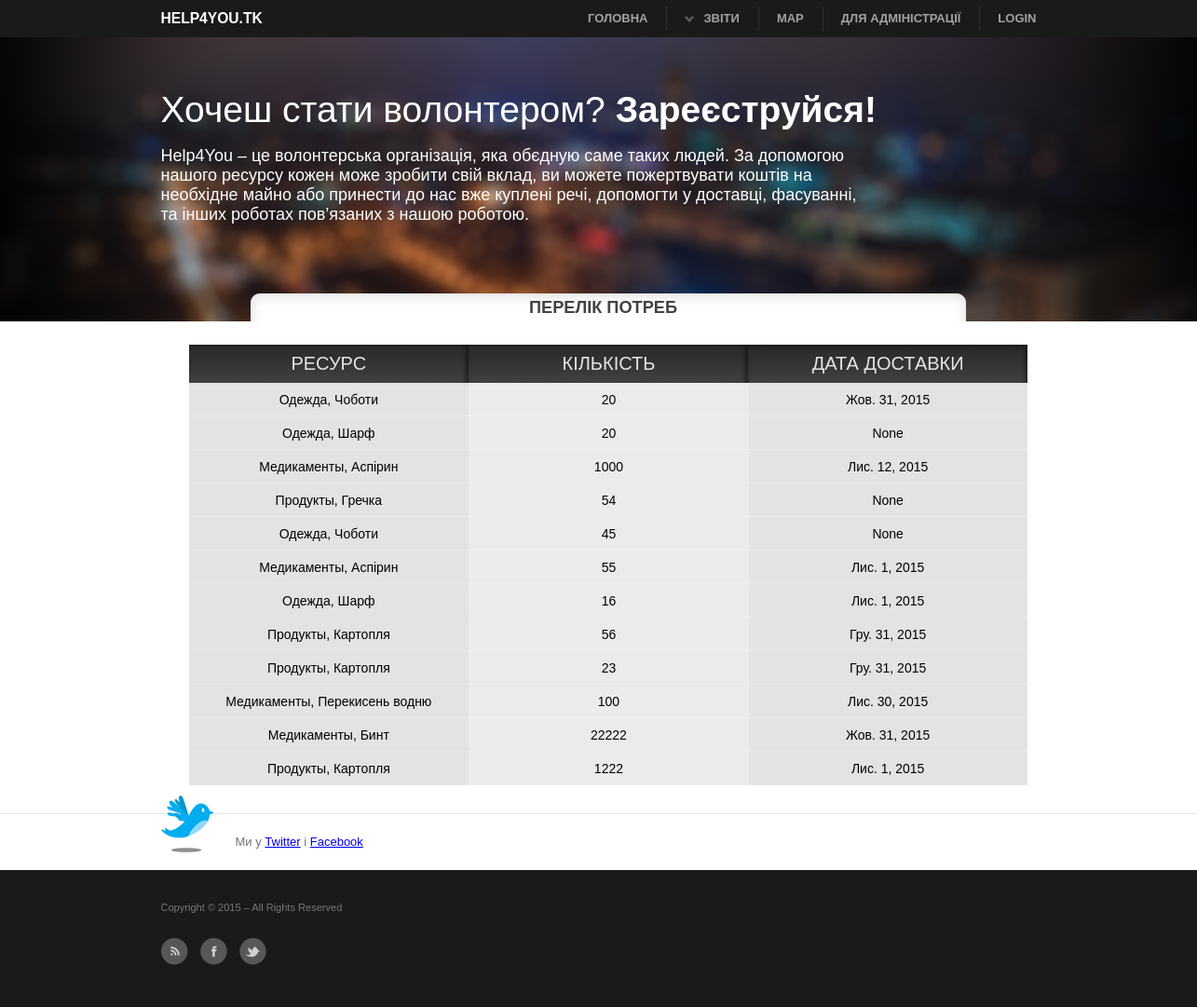
Page /need/ on the earlier database version.
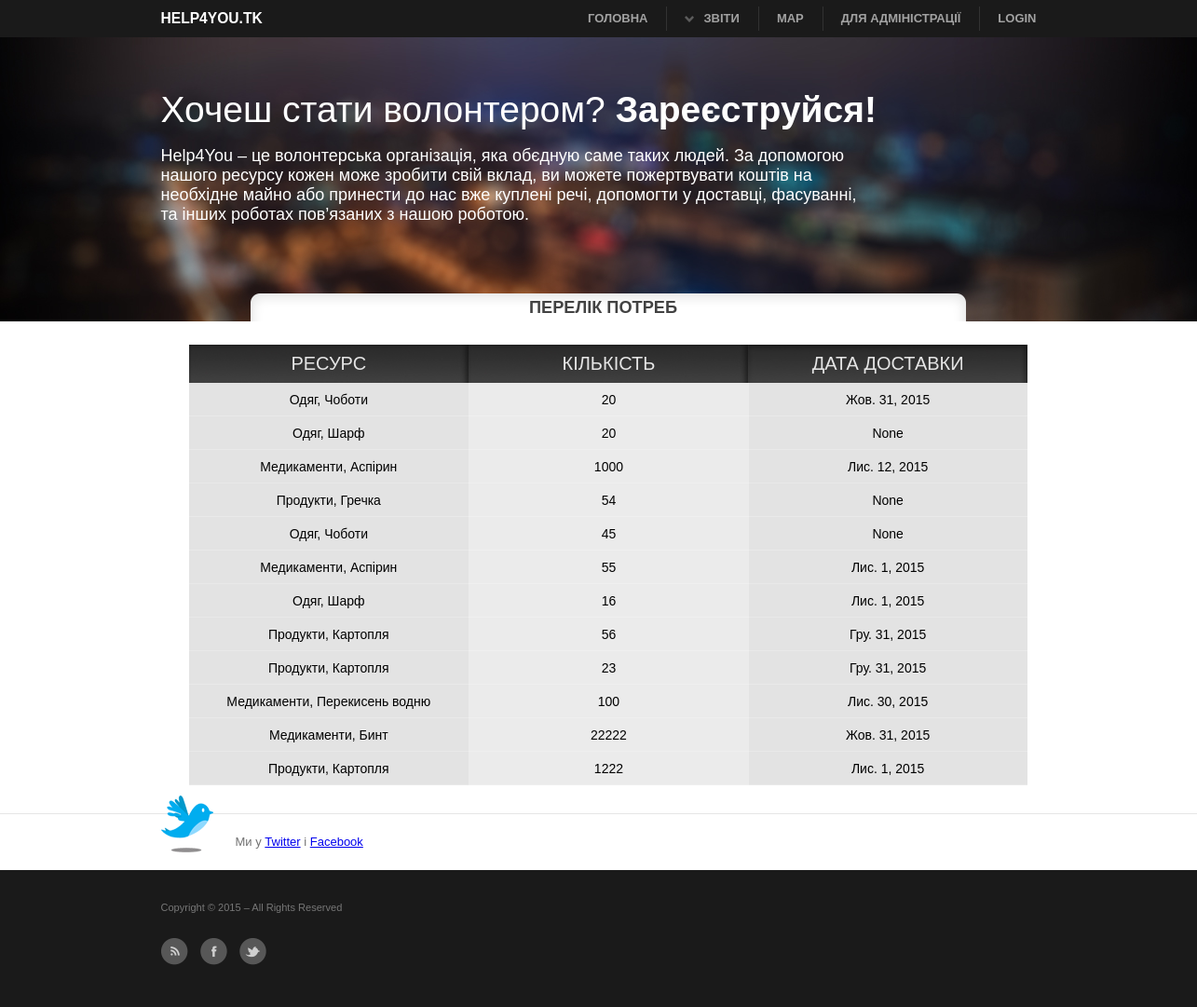
Same page on the later database version.
### main/models.py (models this page shows, shortened)
class Need(models.Model):
    resource = models.ForeignKey('Resource',verbose_name=u'Потрібний ресурс')
    order = models.ForeignKey('Order', verbose_name=u'Замовлення', null=True)
    amount = models.IntegerField(verbose_name=u'Кількість ресурсу')
    finished = models.BooleanField(default=False, null=False)
    priority = models.IntegerField(verbose_name=u'Пріорітет', null=True)
    date_recomended = models.DateField(verbose_name=u'Дата рекомендованої доставки', null=True)
    class Meta:
        verbose_name_plural = u'Потреба'

class Resource(models.Model):
    category_resource = models.ForeignKey('CategoryResource',verbose_name=u'Категорія ресурса')
    name = models.CharField(max_length=30,verbose_name=u'Назва ресурсу')
    unit_of_mesure = models.CharField(max_length=30,verbose_name=u'Одиниця вимірювання')
    weight_one_unit = models.FloatField(verbose_name=u'Маса однієї одиниці', null=True)
    volume_of_one_unit = models.FloatField(verbose_name=u'Об"єм однієї одиниці')
    price_one_unit = models.FloatField(verbose_name=u'Ціна однієї одиниці')
    class Meta:
        verbose_name_plural = u'Ресурси'
    def __unicode__(self):
        return u"%s, %s" % (self.category_resource.category, self.name)

class CategoryResource(models.Model):
    category = models.CharField(max_length=50, verbose_name=u'Категорія')
    class Meta:
        verbose_name_plural = u'Категорії ресурсів'

### main/views.py (the view)
# urls.py: url(r'^need/$',NeedListView.as_view(), name='list_need'),
class NeedListView(ListView):
    template_name = 'list_need.html'
    model = Need
    context_object_name = 'Needs'

### main/templates/list_need.html
{% extends 'base.html' %}
{% block title %}
     <h3 class="title_list">Перелік потреб</h3>
{% endblock %}
{% block content %}
 <div id="list_table">
  <table border="0">
    <tr>
        <td class="top_left">РЕСУРС</td>
        <td class="top_cen" >КІЛЬКІСТЬ</td>
        <td class="top_right" >ДАТА ДОСТАВКИ</td>
    </tr>
    {% for need in Needs %}
        <tr class="list_tr">
        <td class="cell"> {{ need.resource }}</td>
        <td class="cell_c">{{ need.amount }}</td>
        <td class="cell">{{ need.date_recomended }}</td>
    </tr>
    {% endfor %}
  </table>
    </div>
{% endblock %}

Differences in the rows shown:
changed through a linked row, Need (number 1 of 12 on the later page): resource "Одежда, Чоботи" → "Одяг, Чоботи"
changed through a linked row, Need (number 2 of 12 on the later page): resource "Одежда, Шарф" → "Одяг, Шарф"
changed through a linked row, Need "Лис. 12, 2015": resource "Медикаменты, Аспірин" → "Медикаменти, Аспірин"
changed through a linked row, Need: resource "Продукты, Гречка" → "Продукти, Гречка"
changed through a linked row, Need (number 5 of 12 on the later page): resource "Одежда, Чоботи" → "Одяг, Чоботи"
changed through a linked row, Need (number 6 of 12 on the later page): resource "Медикаменты, Аспірин" → "Медикаменти, Аспірин"
changed through a linked row, Need (number 7 of 12 on the later page): resource "Одежда, Шарф" → "Одяг, Шарф"
changed through a linked row, Need (number 8 of 12 on the later page): resource "Продукты, Картопля" → "Продукти, Картопля"
changed through a linked row, Need (number 9 of 12 on the later page): resource "Продукты, Картопля" → "Продукти, Картопля"
changed through a linked row, Need: resource "Медикаменты, Перекисень водню" → "Медикаменти, Перекисень водню"
changed through a linked row, Need: resource "Медикаменты, Бинт" → "Медикаменти, Бинт"
changed through a linked row, Need (number 12 of 12 on the later page): resource "Продукты, Картопля" → "Продукти, Картопля"
